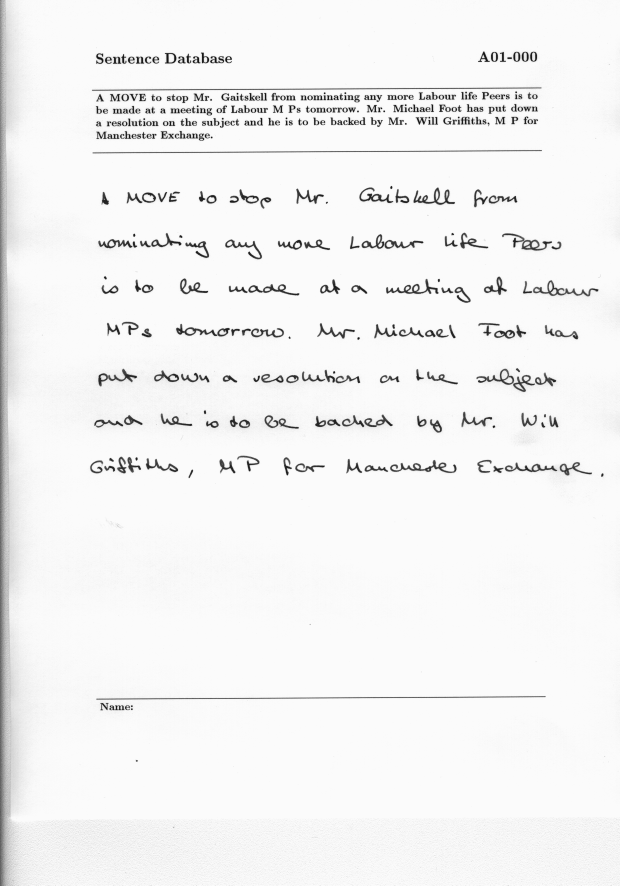
#> input picture data/a01-000u.png, 2479 x 3542 px, found by its file name (shown at 1/4 size)
$ python test.py
#> lines starting #> are read from the running program, lines starting #| are printed output that depends on the picture; after the words box and inside, x2 and y2 are one past the last pixel; in counts of white or black regions, pixels touching at a corner belong together
import cv2
import numpy as np

# Read input image
img = cv2.imread(
    '/home/patryk/Pulpit/Handwriting-synthesis-with-the-help-of-machine-learning/data/a01-000u.png')
#> img is the input picture: shape (3542, 2479, 3); min 14, max 251, mean 242.8

scale_percent = 25

# calculate the 50 percent of original dimensions
width = int(img.shape[1] * scale_percent / 100)
#> width = 619
height = int(img.shape[0] * scale_percent / 100)
#> height = 885

# dsize
dsize = (width, height)
#> dsize = (619, 885)
blank_image = np.zeros((img.shape[0], img.shape[1], 3), np.uint8)


# convert from BGR to HSV color space
gray = cv2.cvtColor(img, cv2.COLOR_BGR2GRAY)

# apply threshold
thresh = cv2.threshold(gray, 127, 255, cv2.THRESH_BINARY)[1]
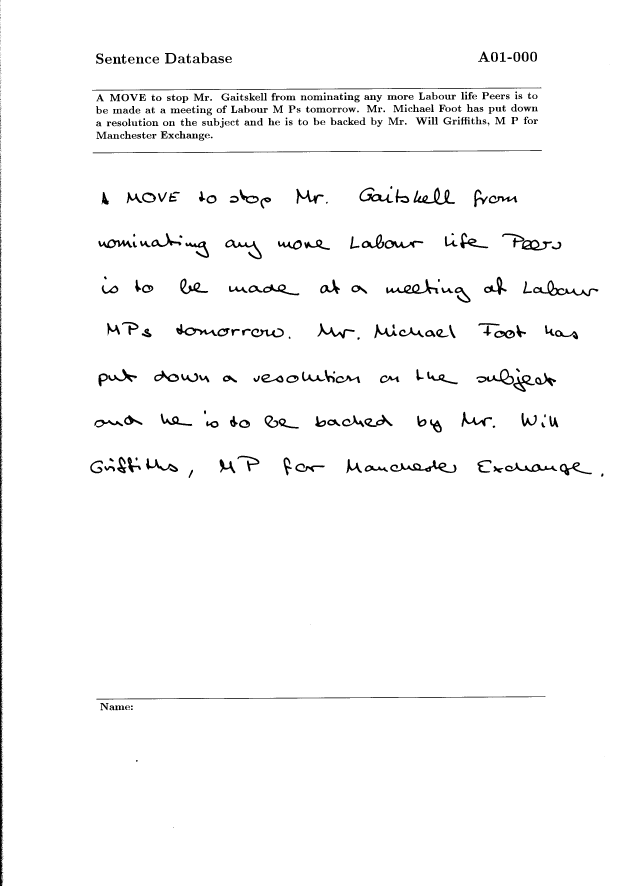
#> thresh: shape (3542, 2479) (shown at 1/4 size); 97.5% white; 926 black regions (516 under 20 px), largest, box (x1, y1, x2, y2) and area: (0, 1343, 14, 3542) 14081, (368, 350, 2166, 362) 4732, (385, 2785, 2182, 2798) 4601

# find contours and get one with area about 180*35
# draw all contours in green and accepted ones in red
contours = cv2.findContours(gray, cv2.RETR_TREE, cv2.CHAIN_APPROX_SIMPLE)[0]
#> contours = [[[0, 0], [0, 3541], [2478, 3541], [2478, 0]]]
# contours = contours[0] if len(contours) == 2 else contours[1]

contours = sorted(contours, key=lambda c: cv2.boundingRect(c)
                  [2], reverse=False)[:100]
# #area_thresh = 0
# min_area = 0
# max_area = 1000000

#area_thresh = 0
min_area = 0
max_area = 1000000
result = img.copy()

for c in contours:
    area = cv2.contourArea(c)
    cv2.drawContours(result, [c], -1, (0, 255, 0), 1)
    cv2.drawContours(blank_image, [c], -1, (255, 255, 255), 1)
    if area > min_area and area < max_area:
        cv2.drawContours(result, [c], -1, (0, 0, 255), 1)
#> this loop made 1 pass
#> (c, area) on pass 1: ([[0, 0], [0, 3541], [2478, 3541], [2478, 0]], 8774598)
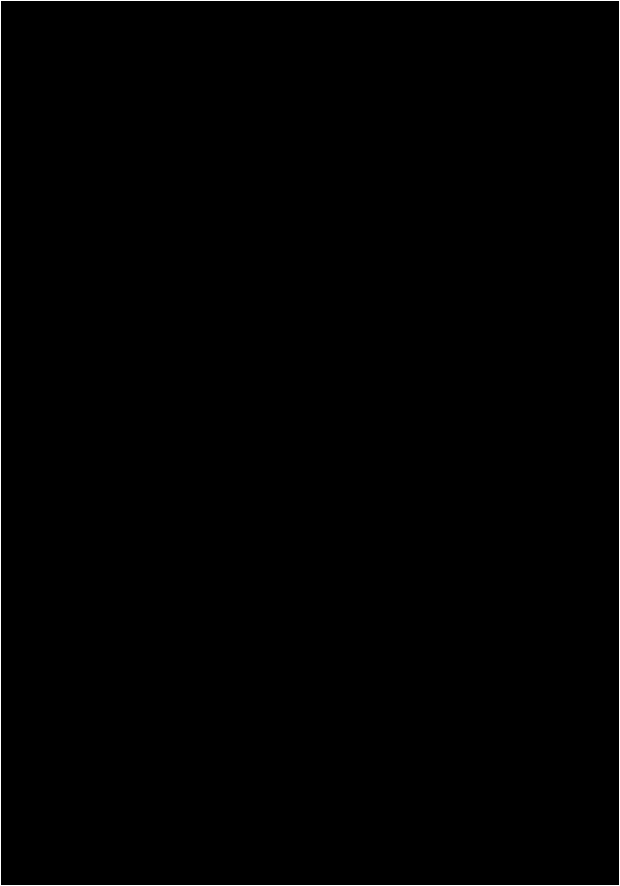
#> blank_image: shape (3542, 2479, 3) (shown at 1/4 size); 0.14% white in thin lines or dots

# save result
cv2.imwrite("box_found.png", result)

# show images
# cv2.imshow("GRAY", gray)
cv2.imshow("THRESH", thresh)
output = cv2.resize(result, dsize)
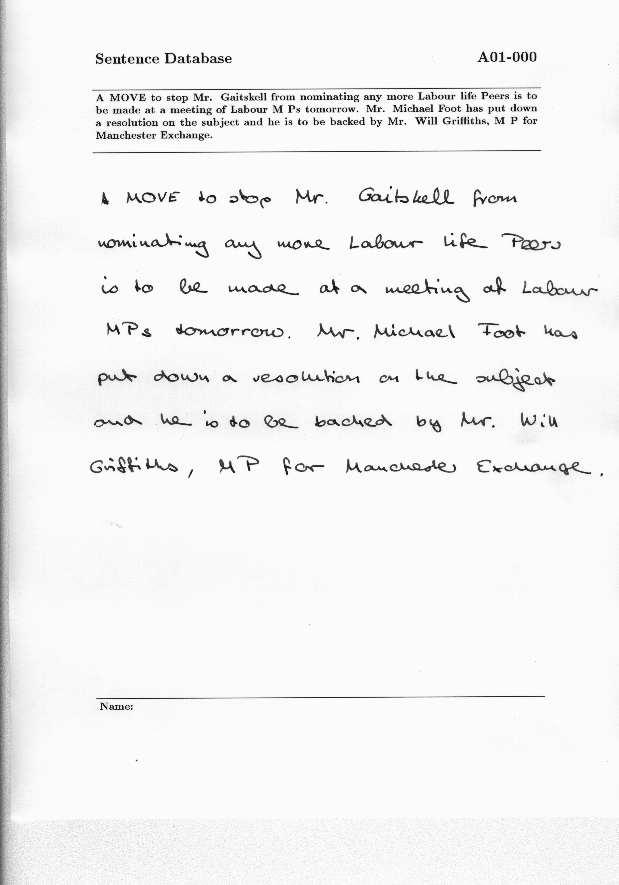
#> output: shape (885, 619, 3); min 16, max 251, mean 242.8
# cv2.imshow("RESULT", output)
blank_image = cv2.resize(blank_image, dsize)
#> blank_image: shape (885, 619, 3); every value is 0
# cv2.imshow("Black", blank_image)
cv2.waitKey(0)

$ run again, with data/a01-003u.png copied over data/a01-000u.png
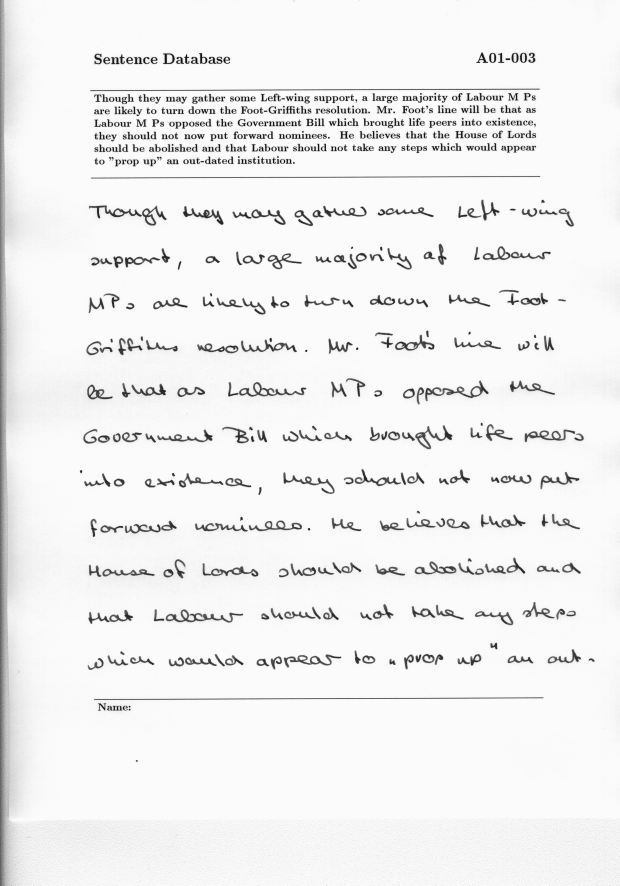
#> input picture data/a01-003u.png, 2479 x 3542 px, found by its file name (shown at 1/4 size)
#> img is the input picture: shape (3542, 2479, 3); min 15, max 251, mean 239.9
#> `thresh = cv2.threshold(gray, 127, 255, cv2.THRESH_BINARY)[1]`:
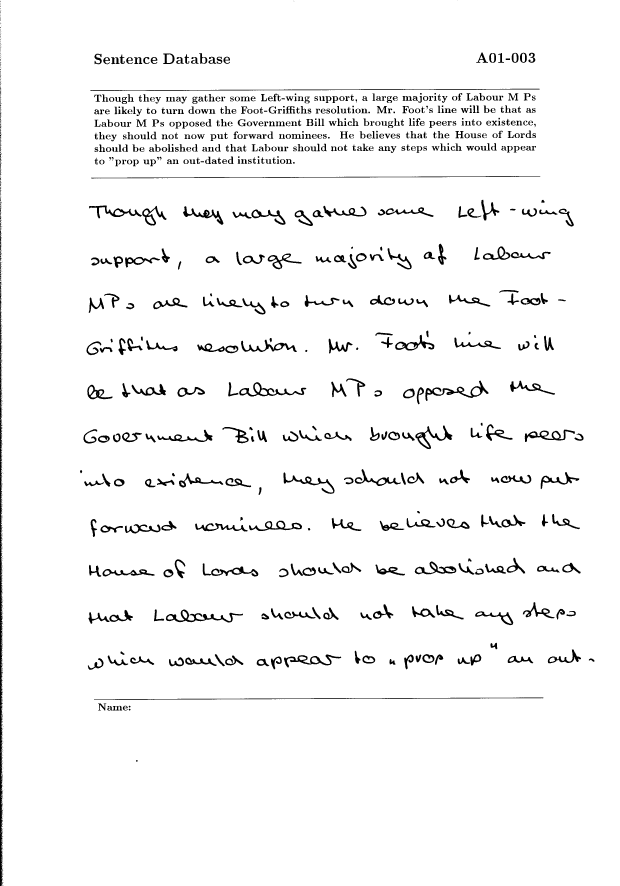
#> thresh: shape (3542, 2479) (shown at 1/4 size); 96.1% white; 1135 black regions (453 under 20 px), largest, box (x1, y1, x2, y2) and area: (0, 1197, 14, 3542) 15459, (361, 355, 2159, 364) 4699, (376, 2790, 2174, 2799) 4505
#> contours = [[[0, 0], [0, 3541], [2478, 3541], [2478, 0]]]
#> the loop `for c in contours:` made 1 pass
#> (c, area) on pass 1: ([[0, 0], [0, 3541], [2478, 3541], [2478, 0]], 8774598)
#> `output = cv2.resize(result, dsize)`:
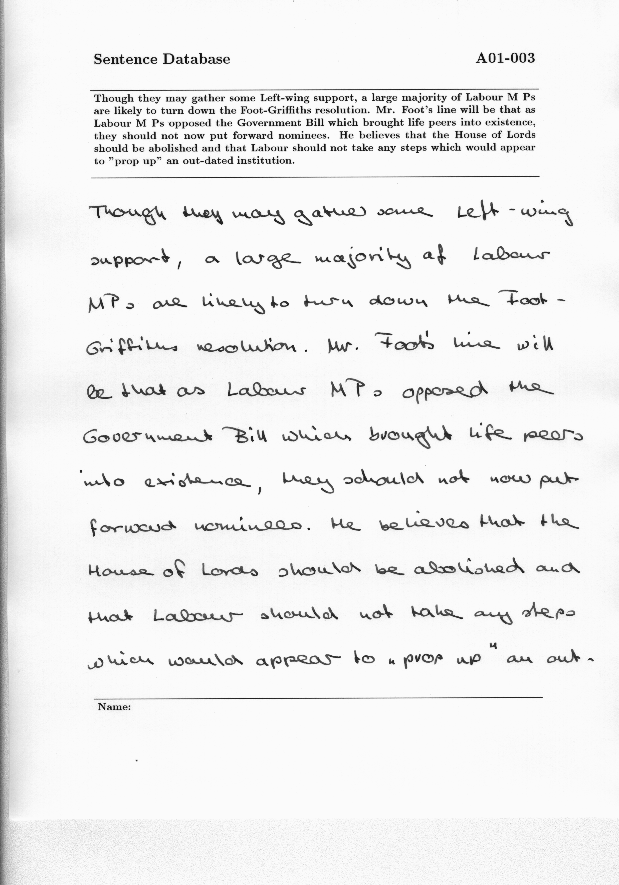
#> output: shape (885, 619, 3); min 17, max 251, mean 239.8

$ run again, with data/a01-007u.png copied over data/a01-000u.png
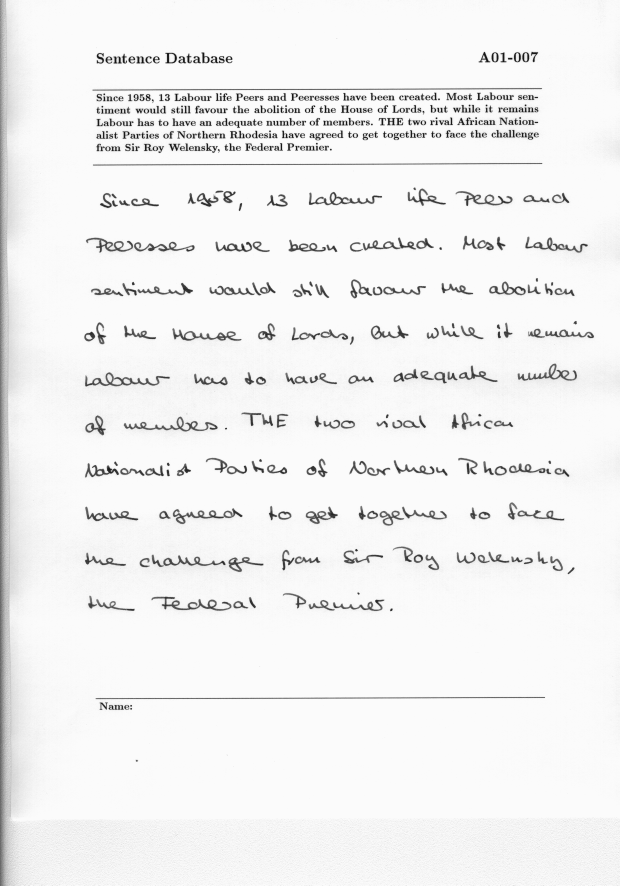
#> input picture data/a01-007u.png, 2479 x 3542 px, found by its file name (shown at 1/4 size)
#> img is the input picture: shape (3542, 2479, 3); min 15, max 251, mean 241
#> `thresh = cv2.threshold(gray, 127, 255, cv2.THRESH_BINARY)[1]`:
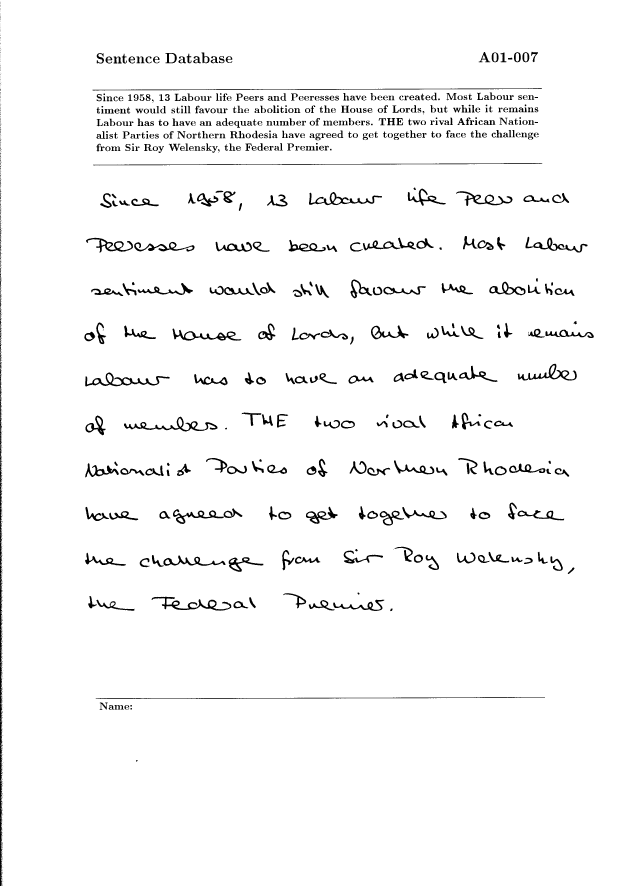
#> thresh: shape (3542, 2479) (shown at 1/4 size); 96.7% white; 1056 black regions (486 under 20 px), largest, box (x1, y1, x2, y2) and area: (0, 1430, 12, 3542) 11978, (370, 353, 2168, 362) 4502, (372, 653, 2169, 662) 4440
#> contours = [[[0, 0], [0, 3541], [2478, 3541], [2478, 0]]]
#> the loop `for c in contours:` made 1 pass
#> (c, area) on pass 1: ([[0, 0], [0, 3541], [2478, 3541], [2478, 0]], 8774598)
#> `output = cv2.resize(result, dsize)`:
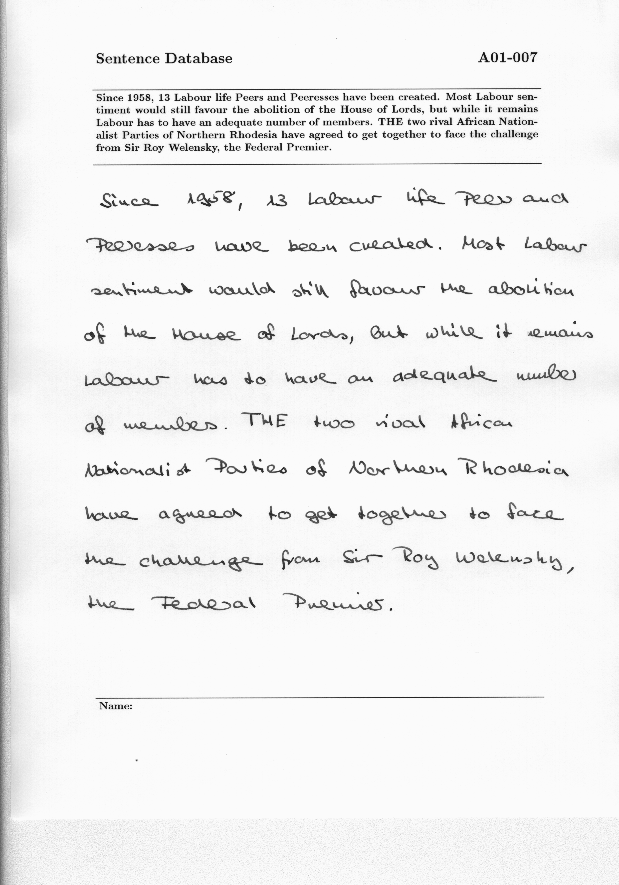
#> output: shape (885, 619, 3); min 17, max 251, mean 241
